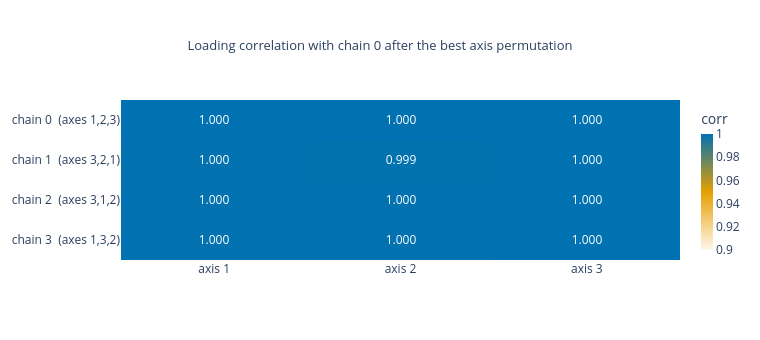

The cell this chart's notebook holds for it:
### Markdown cell above
### 5 · Chains agree on the axes up to their labels

### Code cell
fig = go.Figure(go.Heatmap(
    z=CORR, x=[f"axis {k + 1}" for k in range(3)],
    y=[f"chain {c}  (axes {','.join(str(q + 1) for q in PERM[c])})" for c in range(N_CHAIN)],
    zmin=0.9, zmax=1.0, colorscale=[[0, "#FFF7EC"], [0.5, C["orange"]], [1.0, C["blue"]]],
    colorbar=dict(title="corr", thickness=12), texttemplate="%{z:.3f}",
    textfont=dict(size=12)))
fig.update_layout(
    title="Loading correlation with chain 0 after the best axis permutation",
    height=340, width=760, yaxis=dict(autorange="reversed"))
show(fig, "p5_chain_axis_alignment")

### Figure 1 — Plotly figure (JSON) as saved in the notebook; plotly's stock layout.template omitted (floating-point values rounded to 4 significant figures)
{"data": [{"colorbar": {"thickness": 12, "title": {"text": "corr"}}, "colorscale": [[0, "#FFF7EC"], [0.5, "#E69F00"], [1.0, "#0072B2"]], "textfont": {"size": 12}, "texttemplate": "%{z:.3f}", "type": "heatmap", "x": ["axis 1", "axis 2", "axis 3"], "y": ["chain 0  (axes 1,2,3)", "chain 1  (axes 3,2,1)", "chain 2  (axes 3,1,2)", "chain 3  (axes 1,3,2)"], "z": [[1.0, 1.0, 1.0], [0.9996, 0.9994, 0.9998], [0.9996, 0.9995, 0.9998], [0.9996, 0.9996, 0.9998]], "zmax": 1.0, "zmin": 0.9}], "layout": {"height": 340, "title": {"font": {"size": 13}, "text": "Loading correlation with chain 0 after the best axis permutation", "x": 0.5}, "width": 760, "yaxis": {"autorange": "reversed"}}}
